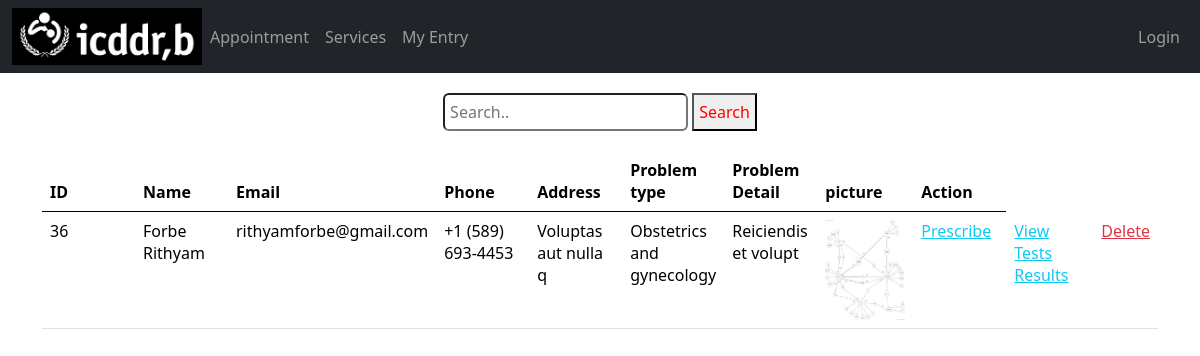
The app's page /patient.php with its own data.
### tables this page shows
CREATE TABLE `guest` (
  `id` int(255) NOT NULL,
  `name` varchar(255) NOT NULL,
  `email` varchar(255) NOT NULL,
  `address` varchar(255) NOT NULL,
  `phone` varchar(255) NOT NULL,
  `ptype` varchar(255) NOT NULL,
  `file` varchar(255) DEFAULT NULL,
  `message` varchar(255) NOT NULL,
  `response` varchar(255) DEFAULT NULL,
  `test_list` varchar(255) DEFAULT NULL,
  `guestId` int(255) NOT NULL,
  `test_result` varchar(255) DEFAULT NULL,
  `prescription` varchar(255) DEFAULT NULL,
  `m1` varchar(100) DEFAULT NULL,
  `t1` varchar(100) DEFAULT NULL,
  `d1` varchar(100) DEFAULT NULL,
  `m2` varchar(100) DEFAULT NULL,
  `t2` varchar(100) DEFAULT NULL,
  `d2` varchar(100) DEFAULT NULL,
  `m3` varchar(100) DEFAULT NULL,
  `t3` varchar(100) DEFAULT NULL,
  `d3` varchar(100) DEFAULT NULL,
  `m4` varchar(100) DEFAULT NULL,
  `t4` varchar(100) DEFAULT NULL,
  `d4` varchar(100) DEFAULT NULL,
  `m5` varchar(100) DEFAULT NULL,
  `t5` varchar(100) DEFAULT NULL,
  `d5` varchar(100) DEFAULT NULL,
  `m6` varchar(100) DEFAULT NULL,
  `t6` varchar(100) DEFAULT NULL,
  `d6` varchar(100) DEFAULT NULL,
  `m7` varchar(100) DEFAULT NULL,
  `t7` varchar(100) DEFAULT NULL,
  `d7` varchar(100) DEFAULT NULL
);

### init.php (called while the page is built, shortened)
<?php
$source = new source;
?>

### classes/source.php (called while the page is built, shortened)
<?php
class source extends db{
    public $Query;
    public function Query($query,$param = []){
        if(empty($param)){
            $this->Query = $this->db->prepare($query);
            return $this->Query->execute();
        }else{
            $this->Query = $this->db->prepare($query);
            return $this->Query->execute($param);
        }
    }
    public function CountRows(){
        return $this->Query->rowCount();
    }
    public function FetchAll(){
        return $this->Query->FetchAll(PDO::FETCH_OBJ);
    }
}
?>

### classes/db.php (called while the page is built, shortened)
<?php
class db{
    private $host = "localhost";
    private $username = "root";
    private $password = "";
    private $database = "intern";
    public function __construct(){
        try{
            $this->db = new PDO("mysql:hsot=".$this->host.";dbname=".$this->database,
            $this->username,$this->password);
        }catch(PDOException $e){
            echo "Connection problem : ".$e->getMessage();
        }
    }
}
?>

### patient.php (the view, shortened to what this page needs)
<?php
include "init.php";
?>
<html>
<head>
    <link href="https://cdn.jsdelivr.net/npm/bootstrap@5.0.2/dist/css/bootstrap.min.css" rel="stylesheet">
    <link rel="stylesheet" href="style/css_responsive.css">
</head>
<body>
    <?php
    include 'splitfile/navbar.php';
    ?>
    <div class="container-fluid">
        <div class="container">
        <div style="border: 5px; padding: 5px; margin-top: 15px; margin-bottom:15px;">
                <center>
                    <form class="example" action=" " method="post">
                        <input type="text" placeholder="Search.." name="keyword" class="rounded" style="padding:5px; ">
                        <button type="submit" name="submit" value="submit" style="padding:5px; color:red;">Search</button>
                    </form>
                </center>
            </div>
            <table class="table table-hover">
                <thead>
                    <tr>
                        <th class="col-1">ID</th>
                        <th class="col-1">Name</th>
                        <th class="col-1">Email</th>
                        <th class="col-1">Phone</th>
                        <th class="col-1">Address</th>
                        <th class="col-1">Problem type</th>
                        <th class="col-1">Problem Detail</th>
                        <th class="col-1">picture</th>
                        <th class="col-1">Action</th>
                    </tr>
                </thead>
                <tbody>
                    <?php
                    if (!isset($_POST['submit'])) {
                    $query = $source->Query("SELECT * FROM guest ");
                    $details = $source->FetchAll();
                    $numrow = $source->CountRows();
                    if ($numrow > 0) {
                        foreach ($details as $row) :
                    ?>
                            <tr>
                                <td><?php echo $row->id; ?></td>
                                <td><?php echo $row->name; ?></td>
                                <td><?php echo $row->email; ?></td>
                                <td><?php echo $row->phone; ?></td>
                                <td><?php echo $row->address; ?></td>
                                <td><?php echo $row->ptype; ?></td>
                                <td><?php echo $row->message; ?></td>
                                <td><img src="Uploads/<?php echo $row->file; ?>" height=100px width=80px></td>
                                <?php if(is_null($row->test_result)){
                                echo "<td>
                 <a href='response.php?id=" . $row->id . "' class='.btn-sm btn-outline-info mr-2'>Response</a>"."  "; }
                 else{
                    echo "<td>
                 <a href='prescribe.php?id=" . $row->id . "' class='.btn-sm btn-outline-info mr-2'>Prescribe</a>"."  ";
                 echo "<td>
                 <a href='view_pdf.php?id=" . $row->id . "' class='.btn-sm btn-outline-info mr-2'>View Tests Results</a>"."  ";
                 }
                 if($_SESSION['utype']==0){
                    echo "<td> <a href='deleteguest.php?deleteuser=" . $row->id . "' class='.btn-sm btn-outline-danger mr-2'>Delete</a> </td>";
                 }?></tr>
                        <?php
                        endforeach;
                    }
                    }
                        ?>
                </tbody>
            </table>
        </div>
    </div>
</body>
</html>

### style/css_responsive.css (style rules this page uses)
* { box-sizing: border-box; margin: 0; padding: 0; }

### records on screen
guest: id "36", name "Forbe Rithyam", email "rithyamforbe@gmail.com", phone "+1 (589) 693-4453", address "Voluptas aut nulla q", ptype "Obstetrics and gynecology", message "Reiciendis et volupt", file (picture)
